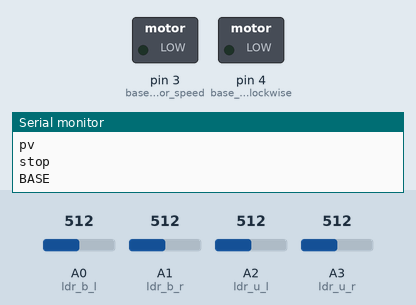
Recording of a sketch running on a simulated Arduino Uno, built with avr-gcc and run on an emulated ATmega328P. Shown: switched loads named in the sketch (green lamp = pin HIGH), the last lines printed to the serial monitor. The inputs (shaded band) are chosen by the test bench; at power-on: A0 (ldr_b_l) = 512, A1 (ldr_b_r) = 512, A2 (ldr_u_l) = 512, A3 (ldr_u_r) = 512.

Above: at 1.2 s.
1.3 s: A0 (ldr_b_l) set to 716
At 1.47 s:
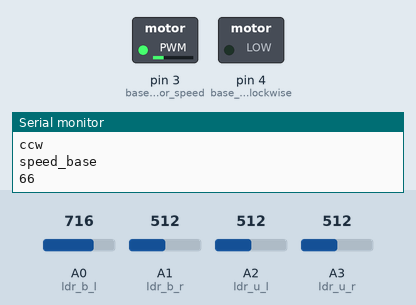
3.1 s: A1 (ldr_b_r) set to 579
4.6 s: A1 (ldr_b_r) set to 600
6.1 s: A2 (ldr_u_l) set to 627
7.6 s: A2 (ldr_u_l) set to 661
9.1 s: A3 (ldr_u_r) set to 716
At 9.3 s:
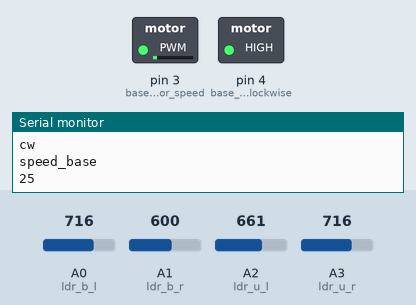
Timing chart, 0 to 11.9 s (numbered marks = the images above; inputs shaded):
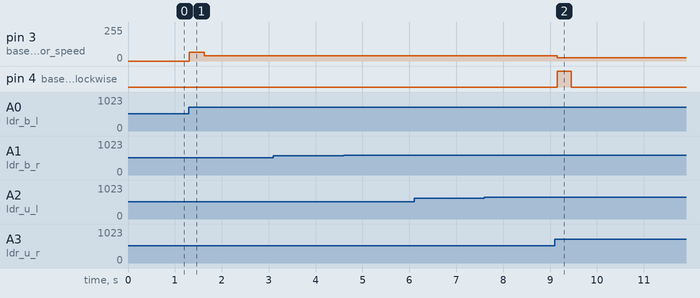

Measured:
- after the input at 1.3 s, pin 3 (base_motor_speed): 0/255 → 66/255 at once, → 40/255 0.32 s later
- after the input at 9.1 s, pin 3 (base_motor_speed): 40/255 → 25/255 after 0.05 s; pin 4 (base_motor_clockwise): LOW → HIGH after 0.05 s, → LOW 0.30 s later

The sketch:

Automatic_code.ino
```cpp
#define ldr_b_l     A0
#define ldr_b_r     A1
#define ldr_u_l     A2
#define ldr_u_r     A3

#define RECV_PIN 11

// base motor
#define base_motor_speed 3
#define base_motor_clockwise 4
#define base_motor_Anti_clockwise 5

// PV cell motor
#define pv_motor_speed 9
#define pv_motor_clockwise 7
#define pv_motor_Anti_clockwise 6

void base_clockwise();
void base_Anti_clockwise();
void pv_clockwise();
void pv_Anti_clockwise();
void Stop_pv();
void Stop_base();
void Error(void);
void PID_control ();
void track();
void manual();
float e_1,e_2,u_1,up_1,ud_1,e1,e2,e_old_1,u_2,up_2,ud_2,e_old_2;
                                                                //e1 Horizontal
                                                                // e2 vertical

float Kp_1 = 0.8;
float Kd_1 = 0.5;

float Kp_2 = 0.8;
float Kd_2 = 0.5;

int Speed_base = 0;
int Speed_pv = 0;
float Error_arr[2]={0};

void setup() {
  Serial.begin(9600);
  pinMode(base_motor_speed, OUTPUT);
  pinMode(base_motor_clockwise, OUTPUT);
}

void loop() {
  track();
}


void Error(void)
{
Error_arr[0]=(analogRead(ldr_b_l)-analogRead(ldr_u_r)); // Horizontal LDRs
Error_arr[1]=(analogRead(ldr_b_r)-analogRead(ldr_u_l)); // Vertical

}

void PID_control  ()
{
  Error();
 e_1 = Error_arr[0];
 e_2 = Error_arr[1];
 up_1=Kp_1*e_1;
 ud_1=Kd_1*(e_1-e_old_1);
 u_1=up_1+ud_1;
 e_old_1=e_1;

 up_2=Kp_2*e_2;
 ud_2=Kd_2*(e_2-e_old_2);
 u_2=up_2+ud_2;
 e_old_2=e_2;
}

void track()
{
 PID_control ();
 if(u_1<0 && abs(u_1)>100)
 {
  Speed_base = map(abs(u_1), 0, 1023, 0, 255);
 base_clockwise ();
 Serial.println("cw");
 Serial.println("speed_base");
 Serial.println(Speed_base);
 delay(300);
 }
 else if(u_1>0 && abs(u_1)>100)
 {
 Speed_base = map(abs(u_1), 0, 1023, 0, 255);
 base_Anti_clockwise ();
 Serial.println("ccw");
 Serial.println("speed_base");
 Serial.println(Speed_base);
 delay(300);
 }
 else if(abs(u_1)<100)
 {
 Stop_base();
 Serial.println("stop");
  Serial.println("BASE");
  Serial.println(u_1);
  // delay(3000);
 }
 if(u_2>0 && abs(u_2)>100)
 {
    Speed_pv=map(abs(u_2),0,1023,0,255);
    pv_Anti_clockwise();
    Serial.println("Acw");
 Serial.println("speed_pv");
 Serial.println(Speed_pv);
 delay(300);
    Serial.println("up");
 }
 else if(u_2<0 && abs(u_2)>100)
 {
     Speed_pv=map(abs(u_2),0,1023,0,255);
     pv_clockwise ();
     Serial.println("cw");
    Serial.println("speed_pv");
    Serial.println(Speed_pv);
      delay(300);
     Serial.println("down");
 }
 else if(abs(u_2)<100)
 {

     Stop_pv();
     Serial.println("pv");
 }
 }

 void base_clockwise ()
{
analogWrite(base_motor_speed, Speed_base);
digitalWrite(base_motor_clockwise, HIGH);
digitalWrite(base_motor_Anti_clockwise, LOW);
}

void base_Anti_clockwise ()
{
analogWrite(base_motor_speed, Speed_base);
digitalWrite(base_motor_clockwise, LOW);
digitalWrite(base_motor_Anti_clockwise, HIGH);
}

void Stop_base()
{
digitalWrite(base_motor_clockwise,LOW);
digitalWrite(base_motor_Anti_clockwise,LOW);
}

void pv_clockwise ()
{
 analogWrite (pv_motor_speed, Speed_pv);
 digitalWrite(pv_motor_clockwise, HIGH);
 digitalWrite(pv_motor_Anti_clockwise,LOW);
}

void pv_Anti_clockwise ()
{
analogWrite (pv_motor_speed, Speed_pv);
digitalWrite(pv_motor_clockwise, LOW);
digitalWrite(pv_motor_Anti_clockwise, HIGH);
}

void Stop_pv()
{
digitalWrite(pv_motor_clockwise,LOW);
digitalWrite(pv_motor_Anti_clockwise,LOW);
}
```
